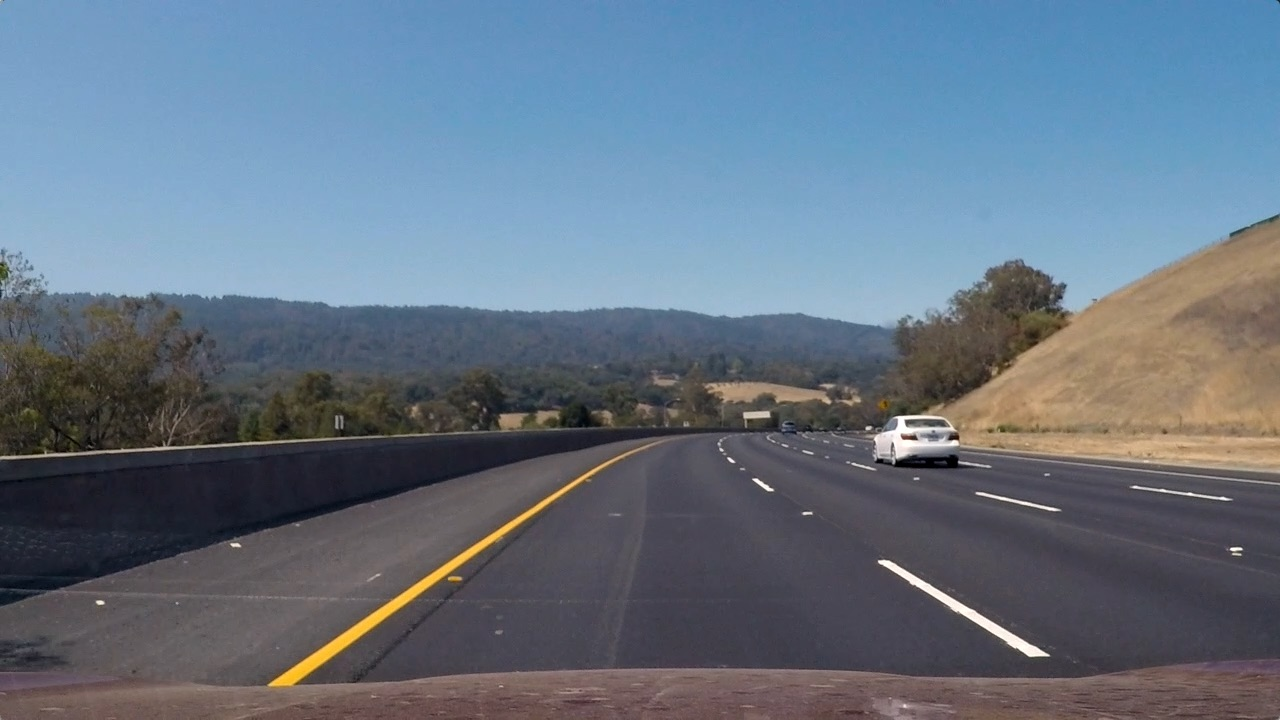
#> input picture test3.jpg, 1280 x 720 px, found by its file name
$ python image_process.py   (older library calls are emulated)
#> lines starting #> are read from the running program, lines starting #| are printed output that depends on the picture; after the words box and inside, x2 and y2 are one past the last pixel; in counts of white or black regions, pixels touching at a corner belong together
### tracker.py
import numpy as np

class tracker():
    def __init__(self,win_width, win_height,margin,ym = 1, xm = 1, smooth_factor = 15):
        # store past center values
        self.recent_centers = []

        # window pixel width of the center values
        self.window_width = win_width
        #window pixel height of the center values
        self.window_height = win_height
        #pixel distence in both direction to slide
        self.margin = margin
        #meters per pixel in vertical axis
        self.ym_per_pix = ym
        #meters per pixel in horizontal axis
        self.xm_per_pix = xm

        self.smooth_factor = smooth_factor

    def locat_centroids(self, l_center,r_center, warped):
        window_width = self.window_width
        window_height = self.window_height
        margin = self.margin
        offset = window_width/2
        window_centroids_ = [] # Store the (left,right) window centroid positions per level
        window = np.ones(window_width) # Create our window template that we will use for convolutions

        for level in range(1,(int)(warped.shape[0]/window_height)):
            # convolve the window into the vertical slice of the image
            image_layer = np.sum(warped[int(warped.shape[0]-(level+1)*window_height):int(warped.shape[0]-level*window_height),:], axis=0)
            conv_signal = np.convolve(window, image_layer)

            # Find the best left centroid by using past left center as a reference
            # Use window_width/2 as offset because convolution signal reference is at right side of window, not center of window


            l_min_index = int(max(l_center+offset-margin,0))
            l_max_index = int(min(l_center+offset+margin,warped.shape[1]))
            if sum(conv_signal[l_min_index:l_max_index]) >= 1000:
                l_center = np.argmax(conv_signal[l_min_index:l_max_index])+l_min_index-offset

            # Find the best right centroid by using past right center as a reference
            r_min_index = int(max(r_center+offset-margin,0))
            r_max_index = int(min(r_center+offset+margin,warped.shape[1]))

            if sum(conv_signal[r_min_index:r_max_index]) >= 1000:
                r_center = np.argmax(conv_signal[r_min_index:r_max_index])+r_min_index-offset


            # Add what we found for that layer
            window_centroids_.append((l_center,r_center))
        return window_centroids_

    def find_window_centroids(self, warped):

        window_width = self.window_width
        window_height = self.window_height
        margin = self.margin
        offset = window_width/2
        window_centroids = [] # Store the (left,right) window centroid positions per level
        window = np.ones(window_width) # Create our window template that we will use for convolutions

        # if it is not the first frame, use the centers from pervious frame to start

        if len(self.recent_centers) >0:
            l_center = self.recent_centers[-1][0][0]
            r_center = self.recent_centers[-1][0][1]
            start = r_center - l_center
            window_centroids.append((l_center,r_center))
            centers_above=self.locat_centroids(l_center,r_center,warped)
            for i in range(len(centers_above)):
                window_centroids.append(centers_above[i])
        # First find the two starting positions for the left and right lane by using np.sum to get the vertical image slice
        # and then np.convolve the vertical image slice with the window template

        # Sum quarter bottom of image to get slice, could use a different ratio
        else:

            l_sum = np.sum(warped[int(2*warped.shape[0]/3):,:int(warped.shape[1]/2)], axis=0)
            l_center = np.argmax(np.convolve(window,l_sum))-window_width/2
            r_sum = np.sum(warped[int(2*warped.shape[0]/3):,int(warped.shape[1]/2):], axis=0)
            r_center = np.argmax(np.convolve(window,r_sum))-window_width/2+int(warped.shape[1]/2)
            start = r_center - l_center
            # Add what we found for the first layer
            window_centroids.append((l_center,r_center))

            centers_above=self.locat_centroids(l_center,r_center,warped)
            for i in range(len(centers_above)):
                window_centroids.append(centers_above[i])

        # check to see whether the left and right centers are roughly parallel

        end = window_centroids[-1][1] - window_centroids[-1][0]
        if 0.75 <= float(start)/end <= 1.25:
            self.recent_centers.append(window_centroids)

        l = [1/(2*x) for x in range(1,self.smooth_factor+1)]

        if len(self.recent_centers)< self.smooth_factor:
            return np.average(self.recent_centers[-self.smooth_factor:], axis = 0)

        # add weight to the average. Recent centers have bigger weight
        else:
            return np.average(self.recent_centers[-self.smooth_factor:], axis = 0,weights=l[::-1])

### image_process.py
import numpy as np
import cv2
import matplotlib.pyplot as plt
import matplotlib.image as mpimg
import pickle
from tracker import tracker


dist_pickle = pickle.load( open( "./camera_cal/calibration.p", "rb" ) )
#> (reads calibration.p from the repository)
mtx = dist_pickle["mtx"]
dist = dist_pickle["dist"]

# Read in an image and grayscale it
image = mpimg.imread('./test_images/test3.jpg')
#> image is the input picture: shape (720, 1280, 3); mean R, G, B 101.1, 115.3, 130.7

def imgselect(img, sthresh=(0, 255), vthresh=(2,255)):
    hls = cv2.cvtColor(img, cv2.COLOR_RGB2HLS)
    s_channel = hls[:,:,2]
    binary_out_s = np.zeros_like(s_channel)
    binary_out_s[(s_channel > sthresh[0]) & (s_channel <= sthresh[1])] = 1

    hsv = cv2.cvtColor(img, cv2.COLOR_RGB2HSV)
    v_channel = hsv[:,:,2]
    binary_out_v = np.zeros_like(v_channel)
    binary_out_v[(v_channel > vthresh[0]) & (v_channel <= vthresh[1])] = 1

    # define range of yellow and white color in HSV
    lower_yellow = np.array([20, 100, 100])
    upper_yellow = np.array([30, 255, 255])

    lower_white = np.array([0, 0, 150])
    upper_white = np.array([180, 25, 255])

    # Threshold the HSV image to get yellow and white colors
    mask_w = cv2.inRange(hsv, lower_white, upper_white)
    mask_y = cv2.inRange(hsv, lower_yellow, upper_yellow)

    output = np.zeros_like(s_channel)
    output[(binary_out_v==1)&(binary_out_s==1)] = 1

    return output, mask_w, mask_y


def abs_sobel_thresh(img, orient='x', sobel_kernel=3, thresh=(0, 255)):
    # Convert to grayscale
    img = cv2.cvtColor(img, cv2.COLOR_RGB2GRAY)
    # Apply x or y gradient with the OpenCV Sobel() function
    # and take the absolute value
    if orient == 'x':
        abs_sobel = np.absolute(cv2.Sobel(img, cv2.CV_64F, 1, 0,ksize=sobel_kernel))
    if orient == 'y':
        abs_sobel = np.absolute(cv2.Sobel(img, cv2.CV_64F, 0, 1,ksize=sobel_kernel))
    # Rescale back to 8 bit integer
    scaled_sobel = np.uint8(255*abs_sobel/np.max(abs_sobel))
    # Create a copy and apply the threshold
    binary_output = np.zeros_like(scaled_sobel)
    # Here I'm using inclusive (>=, <=) thresholds, but exclusive is ok too
    binary_output[(scaled_sobel >= thresh[0]) & (scaled_sobel <= thresh[1])] = 1

    # Return the result
    return binary_output

    # draw windows
def window_mask(width, height, img_ref, center,level):
    output = np.zeros_like(img_ref)
    output[int(img_ref.shape[0]-(level+1)*height):int(img_ref.shape[0]-level*height),max(0,int(center-width/2)):min(int(center+width/2)\
        ,img_ref.shape[1])] = 1
    return output


def warped(img):
     # Grab the image shape
    img_size = (img.shape[1], img.shape[0])

    offset = img_size[0]*.25 # offset for dst points
    bot_width = .69
    mid_width = .148
    height_pct = .67
    bottom_trim = .99
            # For source points, grabbing a trapizoid region
    src = np.float32([[img.shape[1]*(.5-mid_width/2), img.shape[0]*height_pct],[img.shape[1]*(.5+mid_width/2)\
        ,img.shape[0]*height_pct], [img.shape[1]*(.5+bot_width/2),img.shape[0]*bottom_trim]\
        ,[img.shape[1]*(.5-bot_width/2),img.shape[0]*bottom_trim]])

    dst = np.float32([[offset, 0], [img_size[0]-offset, 0]\
        ,[img_size[0]-offset, img_size[1]],[offset, img_size[1]]])
        # Given src and dst points, calculate the perspective transform matrix
    M = cv2.getPerspectiveTransform(src, dst)
    Minv = cv2.getPerspectiveTransform(dst, src)
        # Warp the image using OpenCV warpPerspective()
    warped = cv2.warpPerspective(img, M, img_size,flags=cv2.INTER_NEAREST)

    # Return the resulting image and matrix
    return warped, img_size, Minv


# Run the function
ksize = 3

image_ = cv2.undistort(image, mtx, dist, None, mtx)

# select pixels and make binary

gradx = abs_sobel_thresh(image_, orient='x', sobel_kernel=ksize, thresh=(12, 255))
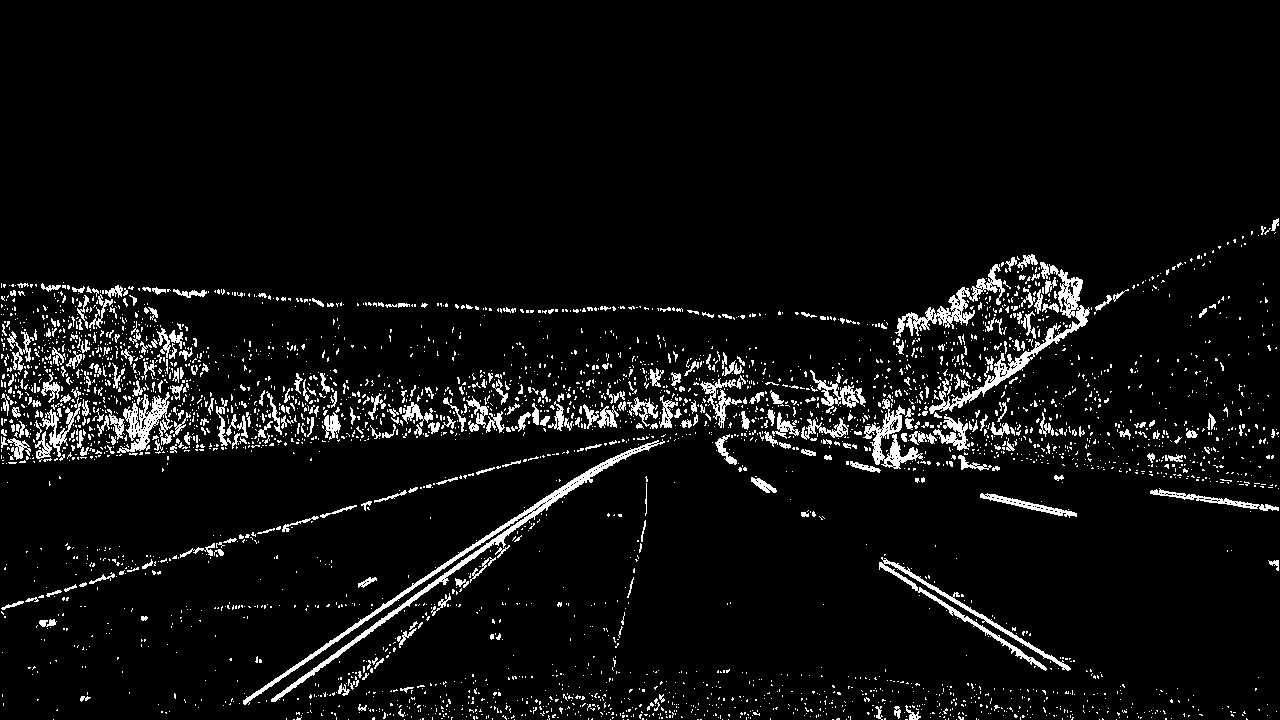
#> gradx: shape (720, 1280); values 0 (black) and 1 (white), 5.6% white in thin lines or dots, all inside (x1, y1, x2, y2) = (1, 218, 1279, 720)
grady = abs_sobel_thresh(image_, orient='y', sobel_kernel=ksize, thresh=(25, 255))

#select s and v channels
c_binary, mask_w, mask_y = imgselect(image_, sthresh=(90, 255),vthresh=(50,255))

processed_img = np.zeros_like(gradx)
processed_img[((gradx == 1) & (grady == 1)|(c_binary == 1))] = 1
processed_img *= mask_w
processed_img += mask_y


#perspective transformation
warped_img, img_size, Minv = warped(processed_img)
#> img_size = (1280, 720); Minv = [[0.296, -0.698, 450.6], [0, -0.458, 482.4], [0, -0.00109, 1]]

# locate line pixels by sliding door convolution
window_width = 25
window_height = 80 # Break image into 9 vertical layers since image height is 720
margin = 40 # How much to slide left and right for searching


curve_centers = tracker(window_width, window_height,margin,ym = 10/728, xm = 4/667, smooth_factor = 15)

window_centroids = curve_centers.find_window_centroids(warped_img)
#> in find_window_centroids, `l_sum = np.sum(warped[int(2*warped.shape[0]/3):,:int(warped.shape[1]/2..`: l_sum = 640 values, max 56865 at index 363, min 0 at index 0, mean 1931.2
#> in find_window_centroids, `l_center = np.argmax(np.convolve(window,l_sum))-window_width/2`: l_center = 359.5
#> in find_window_centroids, `r_sum = np.sum(warped[int(2*warped.shape[0]/3):,int(warped.shape[1]/2)..`: r_sum = 640 values, max 43860 at index 357, min 0 at index 0, mean 1374.2
#> in find_window_centroids, `r_center = np.argmax(np.convolve(window,r_sum))-window_width/2+int(war..`: r_center = 999.5
#> in find_window_centroids, `start = r_center - l_center`: start = 640
#> the loop in locat_centroids, `for level in range(1,(int)(warped.shape[0]/window_height)):` made 8 passes
#> (l_min_index, l_max_index, l_center, r_min_index, r_max_index, r_center) on passes 1, 2, 5, 7: (332, 412, 359.5, 972, 1052, 998.5), (332, 412, 367.5, 971, 1051, 1002.5), (356, 436, 392.5, 975, 1055, 1015.5), (381, 461, 418.5, 988, 1068, 1030.5)
#> after the loop in locat_centroids, `for level in range(1,(int)(warped.shape[0]/window_height)):`: window_centroids_ = [(359.5, 998.5), (367.5, 1002.5), (374.5, 1002.5), (383.5, 1002.5), (392.5, 1015.5), (408.5, 1015.5), (418.5, 1030.5), (418.5, 1038.5)]
#> in find_window_centroids, `centers_above=self.locat_centroids(l_center,r_center,warped)`: centers_above has the same summary as window_centroids_ in locat_centroids
#> the loop in find_window_centroids, `for i in range(len(centers_above)):` made 8 passes
#> after the loop in find_window_centroids, `for i in range(len(centers_above)):`: window_centroids = [(359.5, 999.5), (359.5, 998.5), (367.5, 1002.5), (374.5, 1002.5), (383.5, 1002.5), (392.5, 1015.5), (408.5, 1015.5), (418.5, 1030.5), (418.5, 1038.5)]
#> in find_window_centroids, `end = window_centroids[-1][1] - window_centroids[-1][0]`: end = 620
#> window_centroids = [[359.5, 999.5], [359.5, 998.5], [367.5, 1002.5], [374.5, 1002.5], [383.5, 1002.5], [392.5, 1015.5], [408.5, 1015.5], [418.5, 1030.5], [418.5, 1038.5]]

    # Points used to draw all the left and right windows
l_points = np.zeros_like(warped_img)
r_points = np.zeros_like(warped_img)

leftx = []
rightx = []

# Go through each level and draw the windows
for level in range(0,len(window_centroids)):
    # Window_mask is a function to draw window areas
    leftx.append(window_centroids[level][0])
    rightx.append(window_centroids[level][1])
    l_mask = window_mask(window_width,window_height,warped_img,window_centroids[level][0],level)
    r_mask = window_mask(window_width,window_height,warped_img,window_centroids[level][1],level)
    # Add graphic points from window mask here to total pixels found
    l_points[(l_points == 255) | ((l_mask == 1) ) ] = 255
    r_points[(r_points == 255) | ((r_mask == 1) ) ] = 255
#> this loop made 9 passes
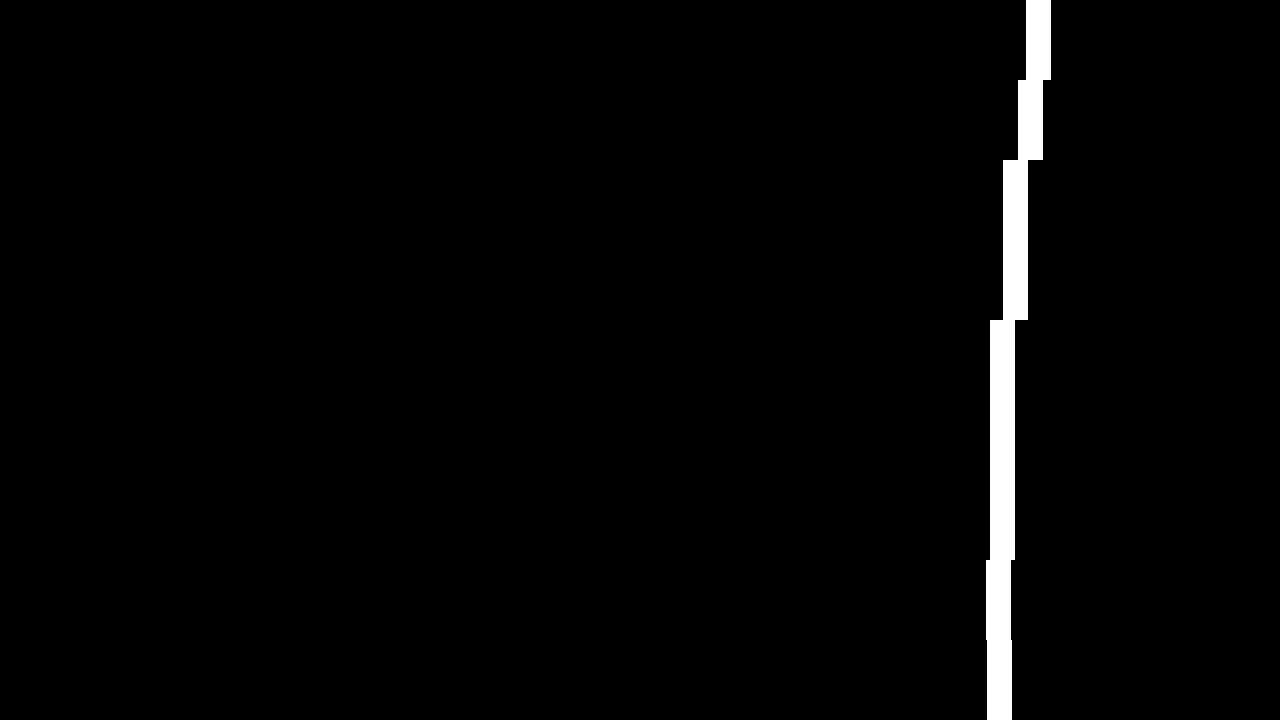
#> r_points: shape (720, 1280); 2% white; 1 white region, box (x1, y1, x2, y2) and area: (986, 0, 1051, 720) 18000
#> after the loop, leftx = [359.5, 359.5, 367.5, 374.5, 383.5, 392.5, 408.5, 418.5, 418.5]; rightx = [999.5, 998.5, 1002.5, 1002.5, 1002.5, 1015.5, 1015.5, 1030.5, 1038.5]

# Draw the results
template = np.array(r_points+l_points,np.uint8) # add both left and right window pixels together
zero_channel = np.zeros_like(template) # create a zero color channle
template = np.array(cv2.merge((zero_channel,template,zero_channel)),np.uint8) # make window pixels green
#> template: shape (720, 1280, 3)
warpage = np.array(cv2.merge((warped_img,warped_img,warped_img)),np.uint8) # making the original road pixels 3 color channels
output = cv2.addWeighted(warpage, 1, template, 0.5, 0.0) # overlay the orignal road image with window results


# fit the line
yvals = range(0,warped_img.shape[0])

res_yvals = np.arange(warped_img.shape[0]-(window_height/2),0,-window_height)

left_fit = np.polyfit(res_yvals, leftx,2)
#> left_fit = [5.29e-05, -0.145, 430]
left_fitx = left_fit[0]*yvals*yvals + left_fit[1]*yvals + left_fit[2]
#> left_fitx = 720 values, max 430 at index 0, min 353.1 at index 719, mean 387
left_fitx = np.array(left_fitx,np.int32)
#> left_fitx = 720 values, max 430 at index 0, min 353 at index 707, mean 386.5

right_fit = np.polyfit(res_yvals, rightx,2)
#> right_fit = [0.00013, -0.154, 1044.8]
right_fitx = right_fit[0]*yvals*yvals+ right_fit[1]*yvals + right_fit[2]
#> right_fitx = 720 values, max 1044.8 at index 0, min 999.1 at index 594, mean 1011.8
right_fitx = np.array(right_fitx,np.int32)
#> right_fitx = 720 values, max 1044 at index 0, min 999 at index 511, mean 1011.4

left_lane = np.array(list(zip(np.concatenate((left_fitx-window_width/2,left_fitx[::-1]+window_width/2),axis=0),np.concatenate((yvals,yvals[::-1]),axis=0))),np.int32)
#> left_lane = 1440 pairs, first value 340 to 442, second value 0 to 719
right_lane = np.array(list(zip(np.concatenate((right_fitx-window_width/2,right_fitx[::-1]+window_width/2),axis=0),np.concatenate((yvals,yvals[::-1]),axis=0))),np.int32)
#> right_lane = 1440 pairs, first value 986 to 1056, second value 0 to 719
middle_marker = np.array(list(zip(np.concatenate((left_fitx+window_width/2,right_fitx[::-1]-window_width/2),axis=0),np.concatenate((yvals,yvals[::-1]),axis=0))),np.int32)
#> middle_marker = 1440 pairs, first value 365 to 1031, second value 0 to 719

road = np.zeros_like(image)
road_bkg = np.zeros_like(image)
cv2.fillPoly(road,[left_lane],color=[255,0,0])
cv2.fillPoly(road,[right_lane],color=[0,0,255])
cv2.fillPoly(road,[middle_marker],color=[0,200,0])
cv2.fillPoly(road_bkg,[left_lane],color=[255,255,255])
cv2.fillPoly(road_bkg,[right_lane],color=[255,255,255])

road_warped = cv2.warpPerspective(road, Minv, img_size,flags=cv2.INTER_NEAREST)
road_warped_bkg = cv2.warpPerspective(road_bkg, Minv, img_size,flags=cv2.INTER_NEAREST)

road_base = cv2.addWeighted(image, 1, road_warped_bkg, -1.0, 0.0)
road_combined = cv2.addWeighted(road_base, 1, road_warped, 0.7, 0.0)

ym_per_pix = curve_centers.ym_per_pix
xm_per_pix = curve_centers.xm_per_pix

#calculate the offset of the center on the road
camera_center = (left_fitx[-1] + right_fitx[-1])/2
#> camera_center = 677
center_diff = (camera_center - warped_img.shape[1]/2)*xm_per_pix
#> center_diff = 0.222
side_pos = 'left'
if center_diff <= 0:
    side_pos = 'right'

left_fit_cr = np.polyfit(np.array(res_yvals,np.float32)*ym_per_pix, np.array(leftx,np.float32)*xm_per_pix, 2)
#> left_fit_cr = [0.00168, -0.0633, 2.58]
right_fit_cr = np.polyfit(np.array(res_yvals,np.float32)*ym_per_pix, np.array(rightx,np.float32)*xm_per_pix, 2)
#> right_fit_cr = [0.00412, -0.0672, 6.27]

# Calculate the new radii of curvature
left_curverad = ((1 + (2*left_fit_cr[0]*yvals[-1]*ym_per_pix + left_fit_cr[1])**2)**1.5) / np.absolute(2*left_fit_cr[0])
#> left_curverad = 297.6
right_curverad = ((1 + (2*right_fit_cr[0]*yvals[-1]*ym_per_pix + right_fit_cr[1])**2)**1.5) / np.absolute(2*right_fit_cr[0])
#> right_curverad = 121.3


#display the info
cv2.putText(road_combined,'Radius of Curvature = '+str(round((left_curverad+right_curverad)/2,3))+'(m)',(50,50), cv2.FONT_HERSHEY_SIMPLEX,1,(255,255,255),2)
cv2.putText(road_combined,'Vehicle is '+str(abs(round(center_diff,3)))+'(m) '+side_pos+' of center',(50,100), cv2.FONT_HERSHEY_SIMPLEX,1,(255,255,255),2)
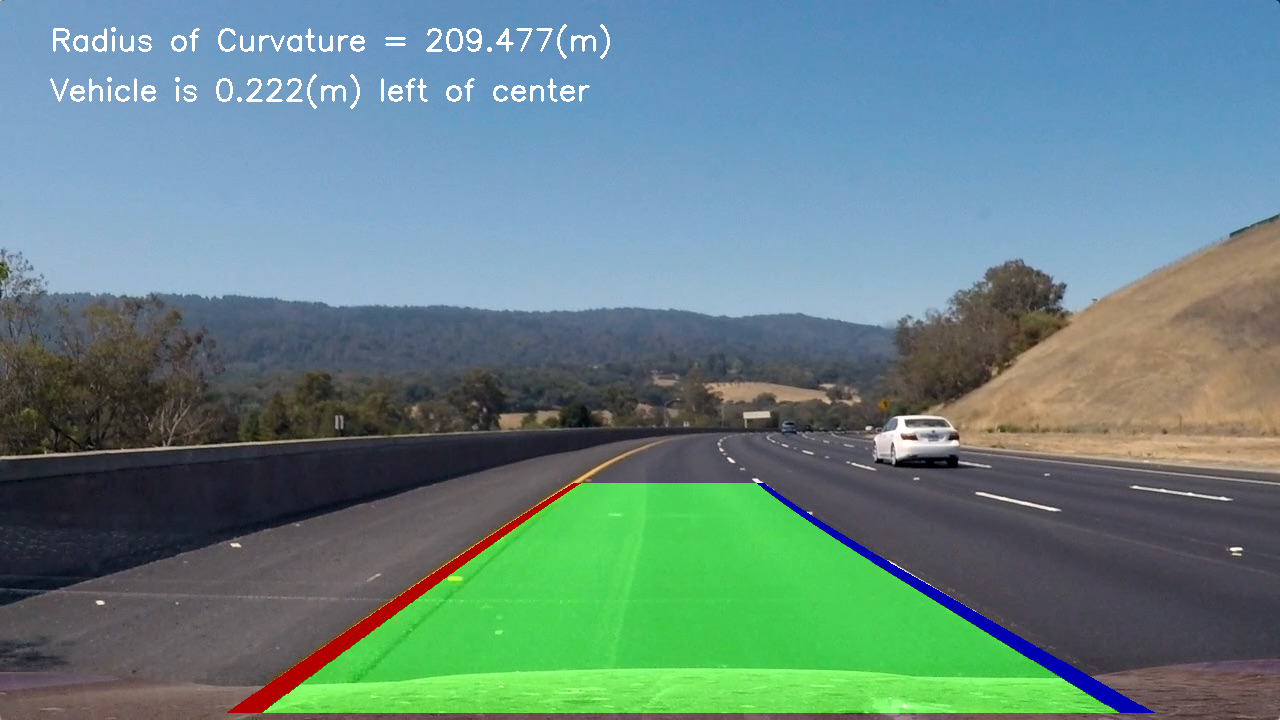
#> road_combined: shape (720, 1280, 3); mean R, G, B 101.2, 132.5, 130.9

# save the result

cv2.imwrite('./test_images/test3_withLine.jpg',cv2.cvtColor(road_combined, cv2.COLOR_BGR2RGB))
